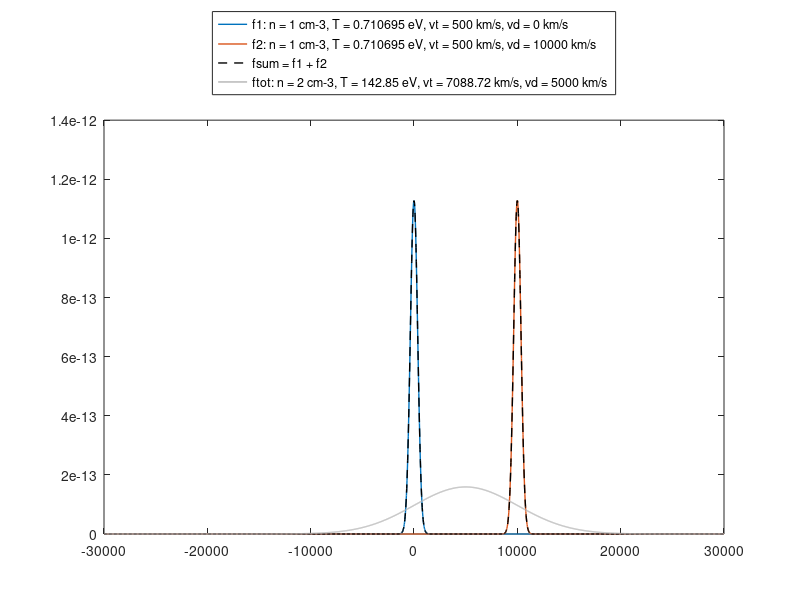

MATLAB code for this plot: (Note: this script raises an error after producing the figure.)
% Physical constants
%units = irf_units;
me = 9.1094e-31;
mp = 1.6726e-27;
mass = me;
e = 1.6022e-19;

% distribution integrated over two (perpendicular) directions already
% Tpar = Tperp1 = Tperp2 assumed
f_red = @(v,n,T,vd,m) n/((pi)^(1/2)*sqrt(2*e*T/m))*exp(-(v-vd).^2./(2*e*T/m));
f_T = @(v,m) m.*v.^2/(2*e);
f_vt = @(T,m) sqrt(2*e*T./m);

% Distribution properties
iexample = 1;
switch iexample
  case 1 % two distributions, same temperature, one still one drifting  
    m = [1 1]*mass; % kg
    n = [1 1]*1e-6; n_tot = sum(n); % m^-3
    % vt from T
    T = [10 10]; % eV    
    vt = f_vt(T,m); % m/s
    % T from vt
    vt = 0.5*[1000 1000]*1e3; % m/s
    T = f_T(vt,m); % eV
    vd = [0 10000]*1e3; % m/s
    ns = numel(n); % number of populations
  case 2 % two distributions, same temperature, opposite drift speed
    m = [1 1]*mass; % kg
    n = [1 1]*1e-6; n_tot = sum(n); % m^-3
    % vt from T
    T = [10 10]; % eV    
    vt = f_vt(T,m); % m/s
    % T from vt
    vt = 0.5*[1000 1000]*1e3; % m/s
    T = f_T(vt,m); % eV
    vd = [-5000 5000]*1e3; % m/s
    ns = numel(n); % number of populations
  case 3 %
    m = [1 1 1]*mass; % kg
    n = [1 1 0.2]*1e-6; n_tot = sum(n); % m^-3
    % vt from T
    T = [10 10 10]; % eV    
    vt = f_vt(T,m); % m/s
    % T from vt
    vt = [10000 1000 500]*1e3; % m/s
    T = f_T(vt,m); % eV
    vd = [-5000 5000 8000]*1e3; % m/s
    ns = numel(n); % number of populations
  case 4 % bug check
    m = [1 1]*mass; % kg
    n = [2 1]*1e-6; n_tot = sum(n); % m^-3
    % vt from T
    T = [10 10]; % eV    
    vt = f_vt(T,m); % m/s
    % T from vt
    vt = [500 500]*1e3; % m/s
    T = f_T(vt,m); % eV
    vd = [0 000]*1e3; % m/s
    ns = numel(n); % number of populations
end
% Constructing f
nv = 2000;
v = linspace(-30000,30000,nv)*1e3; % if the distributions go outside the 
                                   % defined v-interval, the recalculated 
                                   % moments will be less accurate
dv = v(2)-v(1);

legends_f = {};
f_sum_str = 'fsum =';
f_sep = zeros(ns,nv); % different populations separate
f_sep_vph = zeros(ns,1); 

for is = 1:ns
  f_sep(is,:) = f_red(v,n(is),T(is),vd(is),m(is));
  legends_f{is} = sprintf('f%g: n = %g cm-3, T = %g eV, vt = %g km/s, vd = %g km/s',is,n(is)*1e6,T(is),vt(is)*1e-3,vd(is)*1e-3);
  if is == 1, f_sum_str = sprintf('%s f%g',f_sum_str,is);
  else, f_sum_str = sprintf('%s + f%g',f_sum_str,is); end
end
f_sum = sum(f_sep,1); % sum of populations

% integrate f to get common moments
n_tot = sum(f_sum)*dv; % m^-3
vd_tot = sum(f_sum.*v)*dv./n_tot; % m/s
if 0
  vt_tot = sqrt(sum(abs(v-vd_tot).^2.*f_sum)*dv*2/n_tot); % m/s
else
  % n^-1*int((v-vd)^2*f))=vt^2/2
  % vt^2 = sqrt(2/m)*int((v-vd)^2*f))
  vt2_tot = (2/n_tot)*sum(abs(v-vd_tot).^2.*f_sum)*dv; % (m/s)^2
  vt_tot = sqrt(vt2_tot); % m/s
end
T_tot = mass*vt_tot^2/(2*e); % eV
f_tot = f_red(v,n_tot,T_tot,vd_tot,mass);

% Plotting
linewidth = 1;
%color_tr = [1 0.9 0.4];
color_sum = [0 0 0];
color_tot = [0.7 0.7 0.7];
color_sep = [0.0000    0.4470    0.7410;...
             0.8500    0.3250    0.0980;...
             0.9290    0.6940    0.1250;...
             0.4940    0.1840    0.5560;...
             0.4660    0.6740    0.1880;...
             0.3010    0.7450    0.9330;...
             0.6350    0.0780    0.1840];
linestyle_sum = '--';
linestyle_tot = '-';
linestyle_sep = '-';

hca = subplot(1,1,1);
% plot f_sep
set(hca,'ColorOrder',color_sep,'ColorOrderIndex',1)
h_pl_sep = plot(hca,v*1e-3,f_sep,'linewidth',linewidth,'linestyle',linestyle_sep);

hold(hca,'on')
% plot f_sum
h_pl_tot = plot(hca,v*1e-3,f_sum,'linewidth',linewidth,'linestyle',linestyle_sum ,'color',color_sum);
legends_f{end+1} = f_sum_str;

% plot f_tot, recalculated maxwellian from f_sum
h_pl_tot = plot(hca,v*1e-3,f_tot,'linewidth',linewidth,'linestyle',linestyle_tot,'color',color_tot);
legends_f{end+1} = sprintf('ftot: n = %g cm-3, T = %g eV, vt = %g km/s, vd = %g km/s',n_tot*1e6,T_tot,vt_tot*1e-3,vd_tot*1e-3);

hold(hca,'off')

legend(hca,legends_f{1:(ns+2)},'location','northoutside')
hca.XLabel.String = 'v (km/s)';
hca.YLabel.String = {'f (m-4s-1)','(reduced to 1D)'};
